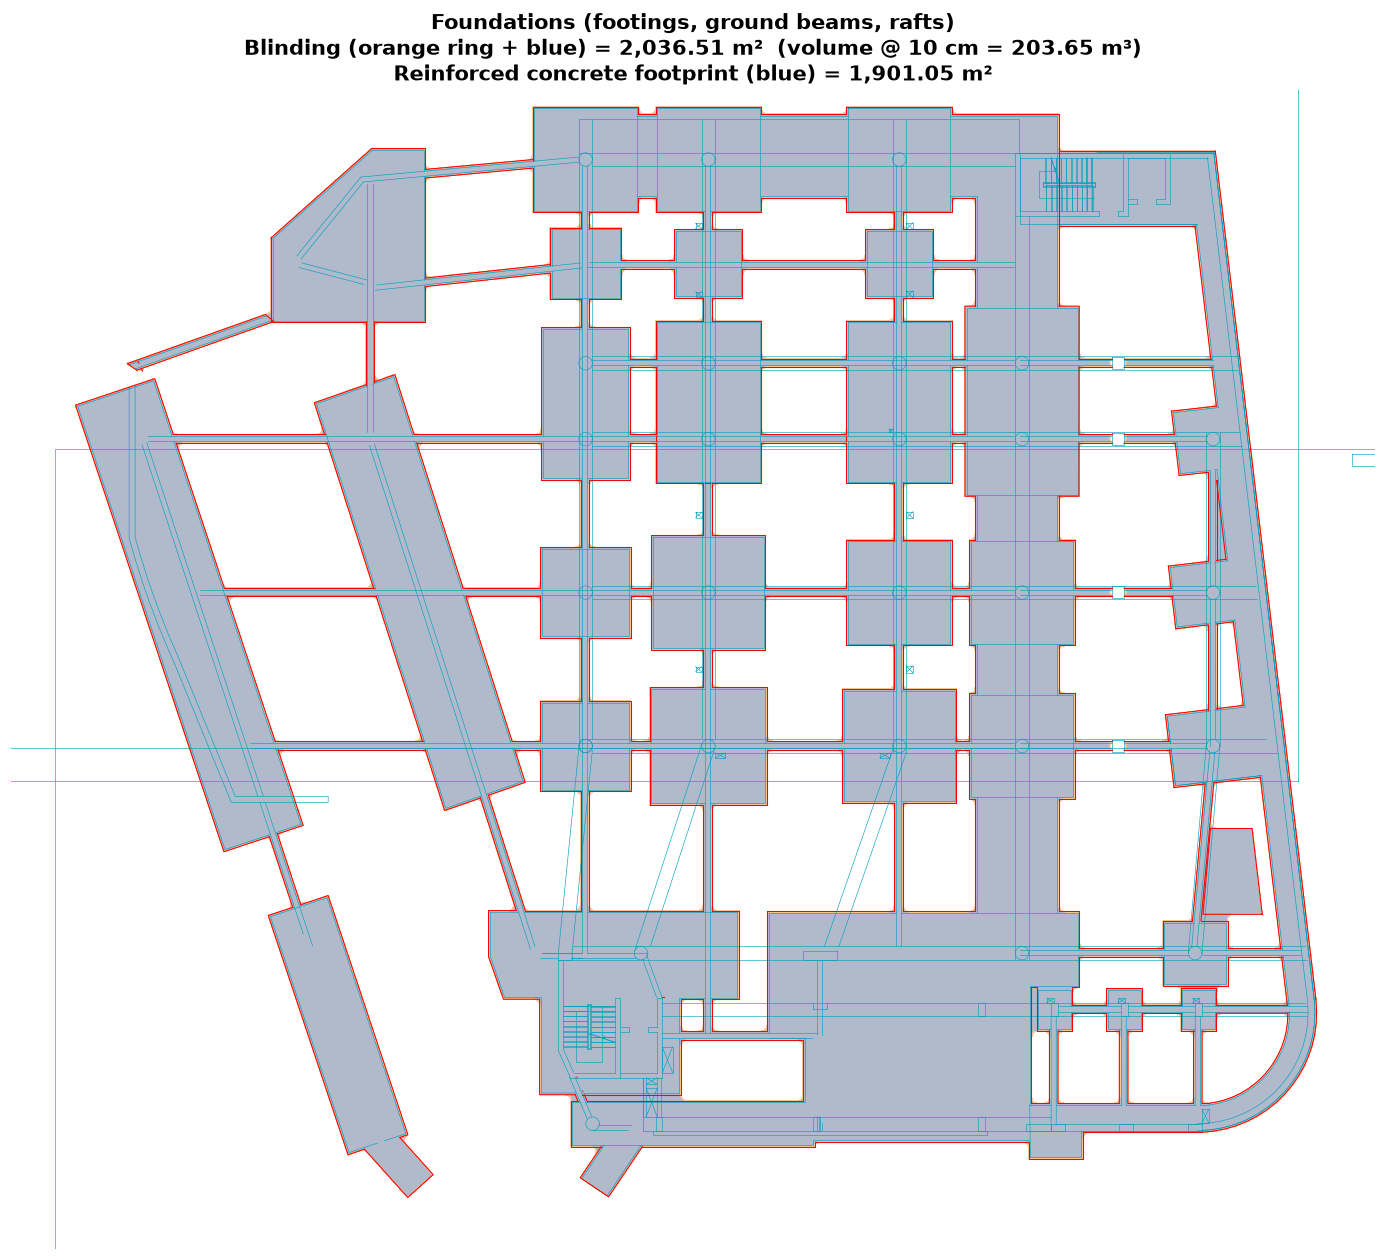

This chart was generated by the following Python code:
"""Blinding (lean concrete) area under the foundations, from FOUNDATIONS.dxf.

Method
  - The foundation plan's blinding outlines are the S-BLINDING LINE layer (lines,
    polylines, arcs). They are drawn on a 2 cm raster.
  - The lines are thickened by 0.3 m so that small breaks in the outlines (up to
    ~0.6 m) do not let regions leak into each other; each enclosed region is then
    grown back by the same 0.3 m, so the areas are measured to the red line.
  - An enclosed region is blinding when the concrete outline (S-CONCRETE PLANS) runs
    just inside its edge (blinding projects ~10 cm beyond the concrete); otherwise it
    is an empty pocket between beams. Regions holding a RAFT tag or the water
    collecting tank are always blinding.
  - One open end of the west raft strip is closed by hand (see GAP_FIXES).
Outputs: blinding_area.pdf/png, blinding_area.xlsx
"""
import ezdxf, numpy as np
from ezdxf import path as zpath
from scipy import ndimage as ndi
from PIL import Image, ImageDraw
from shapely.geometry import LineString, box
import matplotlib; matplotlib.use("Agg")
import matplotlib.pyplot as plt
import openpyxl
from openpyxl.styles import Font, PatternFill

THICKNESS = 0.10                       # "100mm CONCRETE BLINDING" (drawing notes)
PROJECTION = 0.10                      # blinding projects 10 cm beyond the concrete (measured on the plan)
RES, GAP = 0.02, 0.30                  # raster size, gap bridging (m)
X0, Y0, X1, Y1 = -50, -8, 30, 60       # foundation plan window (drawing units = m)
GAP_FIXES = [((-33.56, 18.95), (-33.17, 17.75))]
FORCE_BLINDING = [(-40.63, 34.33),     # RAFT Thickness 80cm (west strip)
                  (22.0, 14.0)]        # water collecting tank (section A-A)

msp = ezdxf.readfile("FOUNDATIONS.dxf").modelspace()
plan = box(X0, Y0, X1, Y1)


def lines(layer):
    out = []
    for e in msp.query(f'*[layer=="{layer}"]'):
        ents = e.virtual_entities() if e.dxftype() == "INSERT" else [e]
        for v in ents:
            if v.dxftype() not in ("LINE", "LWPOLYLINE", "ARC", "POLYLINE", "CIRCLE"):
                continue
            pts = [(p.x, p.y) for p in zpath.make_path(v).flattening(0.01)]
            if len(pts) > 1 and LineString(pts).intersects(plan):
                out.append(LineString(pts))
    return out


blind_lines = lines("S-BLINDING LINE") + [LineString(g) for g in GAP_FIXES]
conc_lines = lines("S-CONCRETE PLANS")
W, H = int((X1 - X0) / RES), int((Y1 - Y0) / RES)
to_px = lambda x, y: ((x - X0) / RES, (Y1 - y) / RES)


def raster(gs):
    im = Image.new("1", (W, H), 0); dr = ImageDraw.Draw(im)
    for g in gs:
        dr.line([to_px(x, y) for x, y in g.coords], fill=1, width=1)
    return np.array(im, bool)


Lb, Lc = raster(blind_lines), raster(conc_lines)
R = int(GAP / RES)
disk = np.hypot(*np.mgrid[-R:R + 1, -R:R + 1]) <= R
lab, n = ndi.label(~ndi.binary_dilation(Lb, structure=disk))
outside = set(np.unique(np.r_[lab[0], lab[-1], lab[:, 0], lab[:, -1]])) - {0}
forced = {lab[int(to_px(x, y)[1]), int(to_px(x, y)[0])] for x, y in FORCE_BLINDING}
band = int(0.12 / RES)
pockets = []
for k, sl in enumerate(ndi.find_objects(lab), 1):
    if k in outside or k in forced:
        continue
    pad = R + band + 2
    s0 = slice(max(sl[0].start - pad, 0), min(sl[0].stop + pad, H))
    s1 = slice(max(sl[1].start - pad, 0), min(sl[1].stop + pad, W))
    reg = ndi.binary_dilation(lab[s0, s1] == k, structure=disk)
    edge = reg & ~ndi.binary_erosion(reg, iterations=2)
    inner = reg & ~ndi.binary_erosion(reg, iterations=band) & ~edge
    if (Lc[s0, s1] & inner).sum() / max(edge.sum() / 2, 1) < 0.35:
        pockets.append(k)
blind = ~ndi.binary_dilation(np.isin(lab, list(outside) + pockets), structure=disk)
total = blind.sum() * RES * RES
# reinforced concrete footprint = blinding area pulled back by the 10 cm projection
P = int(round(PROJECTION / RES))
pdisk = np.hypot(*np.mgrid[-P:P + 1, -P:P + 1]) <= P
rc = ndi.binary_erosion(blind, structure=pdisk)
rc_total = rc.sum() * RES * RES

wb = openpyxl.Workbook(); ws = wb.active; ws.title = "Blinding"
ws.append(["Item", "Value"])
for c in ws[1]:
    c.font = Font(bold=True, color="FFFFFF"); c.fill = PatternFill("solid", fgColor="305496")
ws.append(["Blinding area (m²)", round(total, 2)])
ws.append([f"Blinding thickness (m)", THICKNESS])
ws.append(["Blinding volume (m³)", round(total * THICKNESS, 2)])
ws.append([])
ws.append(["Reinforced concrete footprint (m²)", round(rc_total, 2)])
ws.append(["  = blinding area less its projection (m)", PROJECTION])
ws.append(["Method", "area enclosed by S-BLINDING LINE in the foundation plan (footings, ground beams, rafts)"])
for col, w in zip("AB", [24, 90]):
    ws.column_dimensions[col].width = w
wb.save("blinding_area.xlsx")

fig, ax = plt.subplots(figsize=(16, 14), dpi=110)
xs = np.linspace(X0, X1, W); ys = np.linspace(Y1, Y0, H)
ax.contourf(xs, ys, blind.astype(float), levels=[0.5, 1.5], colors=["#f6b26b"], alpha=0.7)
ax.contourf(xs, ys, rc.astype(float), levels=[0.5, 1.5], colors=["#9fb7d9"], alpha=0.8)
for g in conc_lines: ax.plot(*g.xy, color="#00a0c0", lw=0.4)
for g in blind_lines: ax.plot(*g.xy, color="red", lw=0.7)
ax.set_xlim(X0, X1); ax.set_ylim(Y0, Y1); ax.set_aspect("equal"); ax.axis("off")
ax.set_title(f"Foundations (footings, ground beams, rafts)\n"
             f"Blinding (orange ring + blue) = {total:,.2f} m²  (volume @ {THICKNESS * 100:g} cm = {total * THICKNESS:,.2f} m³)\n"
             f"Reinforced concrete footprint (blue) = {rc_total:,.2f} m²",
             fontsize=14, weight="bold")
fig.savefig("blinding_area.png", bbox_inches="tight"); fig.savefig("blinding_area.pdf", bbox_inches="tight")
print(f"blinding area={total:.2f} m2 volume={total * THICKNESS:.2f} m3  RC footprint={rc_total:.2f} m2")
